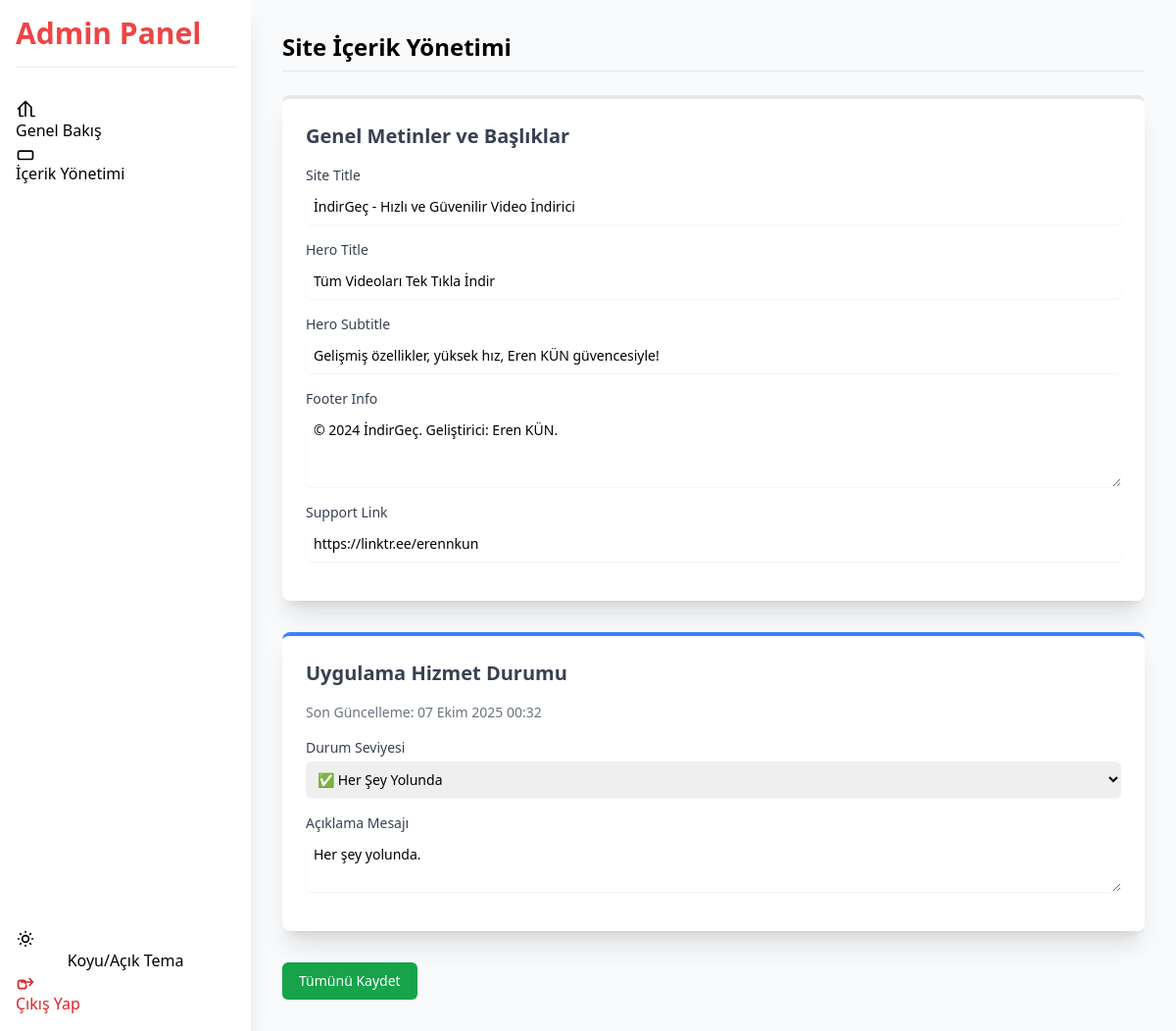
Page /admin/content (signed in) on the committed database.
### app.py (models this page shows)
class SiteContent(db.Model):
    id = db.Column(db.Integer, primary_key=True)
    key_name = db.Column(db.String(100), unique=True, nullable=False) # örn: 'hero_title'
    content = db.Column(db.Text, nullable=False)

class ServiceStatus(db.Model):
    id = db.Column(db.Integer, primary_key=True)
    status_level = db.Column(db.String(20), default='OK') # OK, MAINTENANCE, MINOR_ISSUE
    message = db.Column(db.String(500), default='Her şey yolunda.')
    updated_at = db.Column(db.DateTime, default=datetime.utcnow)

### app.py (the view, shortened to what this page needs)
@app.route('/admin/content', methods=['GET', 'POST'])
@login_required
def admin_content():
    content_items = SiteContent.query.all()
    service_status = ServiceStatus.query.first()
    return render_template('admin_content.html', content_items=content_items, service_status=service_status)

### app.py (called while the page is built)
@app.template_filter('ist_time')
def ist_time_filter(dt, format='medium'):
    if dt is None:
        return ""
    try:
        dt_ist = pytz.utc.localize(dt).astimezone(ISTANBUL_TZ)
        return format_datetime(dt_ist, format='dd MMMM yyyy HH:mm', locale='tr')
    except Exception:
        return dt.strftime('%Y-%m-%d %H:%M') # Hata durumunda standart format

@login_manager.user_loader
def load_user(user_id):
    return User.query.get(int(user_id))

@app.context_processor
def inject_global_data():
    content_map = {c.key_name: c.content for c in SiteContent.query.all()}
    status = ServiceStatus.query.first()
    return {
        'site_content': content_map,
        'service_status': status
    }

### templates/admin_content.html (shortened to what this page needs)
{% extends "admin_dashboard.html" %}
{% block admin_content %}
<h2 class="text-2xl font-bold mb-6 border-b pb-2">Site İçerik Yönetimi</h2>
<form method="POST" action="{{ url_for('admin_content') }}" class="space-y-8">
    <div class="bg-white p-6 rounded-lg shadow-xl border-t-4 border-accent-color">
        <h3 class="text-xl font-semibold mb-4 text-gray-700">Genel Metinler ve Başlıklar</h3>
        {% for item in content_items %}
        <div class="mb-4">
            <label for="{{ item.key_name }}" class="block text-sm font-medium text-gray-700">
                {{ item.key_name.replace('_', ' ').title() }}
            </label>
            {% if 'title' in item.key_name or 'link' in item.key_name %}
                <input type="text" id="{{ item.key_name }}" name="{{ item.key_name }}" value="{{ item.content }}" required class="mt-1 block w-full rounded-md border-gray-300 shadow-sm focus:border-red-500 focus:ring-red-500 sm:text-sm p-2">
            {% else %}
                <textarea id="{{ item.key_name }}" name="{{ item.key_name }}" rows="3" required class="mt-1 block w-full rounded-md border-gray-300 shadow-sm focus:border-red-500 focus:ring-red-500 sm:text-sm p-2">{{ item.content }}</textarea>
            {% endif %}
        </div>
        {% endfor %}
    </div>
    <div class="bg-white p-6 rounded-lg shadow-xl border-t-4 border-blue-500">
        <h3 class="text-xl font-semibold mb-4 text-gray-700">Uygulama Hizmet Durumu</h3>
        <p class="text-sm text-gray-500 mb-4">Son Güncelleme: {{ service_status.updated_at | ist_time }}</p>
        <div class="mb-4">
            <label for="status_level" class="block text-sm font-medium text-gray-700">Durum Seviyesi</label>
            <select id="status_level" name="status_level" class="mt-1 block w-full rounded-md border-gray-300 shadow-sm focus:border-red-500 focus:ring-red-500 sm:text-sm p-2">
                <option value="OK" {% if service_status.status_level == 'OK' %}selected{% endif %}>✅ Her Şey Yolunda</option>
            </select>
        </div>
        <div class="mb-4">
            <label for="status_message" class="block text-sm font-medium text-gray-700">Açıklama Mesajı</label>
            <textarea id="status_message" name="status_message" rows="2" class="mt-1 block w-full rounded-md border-gray-300 shadow-sm focus:border-red-500 focus:ring-red-500 sm:text-sm p-2">{{ service_status.message }}</textarea>
        </div>
    </div>
    <button type="submit" class="py-2 px-4 border border-transparent rounded-md shadow-sm text-sm font-medium text-white bg-green-600 hover:bg-green-700 focus:outline-none focus:ring-2 focus:ring-offset-2 focus:ring-green-500">
        Tümünü Kaydet
    </button>
</form>
{% endblock %}

### templates/admin_dashboard.html (shortened to what this page needs)
<!DOCTYPE html>
<html lang="tr">
<head>
    <script src="https://cdn.tailwindcss.com"></script>
</head>
<body class="bg-gray-50 dark:bg-gray-900 transition-colors duration-300">
    <div class="flex h-screen">
        <aside class="w-64 bg-white dark:bg-gray-800 shadow-xl p-4 flex flex-col justify-between">
            <div>
                <h1 class="text-3xl font-bold accent-text mb-8 border-b pb-4">
                    Admin Panel
                </h1>
                <nav class="space-y-2">
                    <a href="{{ url_for('admin_dashboard') }}"
                       class="sidebar-link {% if request.endpoint == 'admin_dashboard' %}active{% endif %}">
                        <svg class="w-5 h-5 mr-3" fill="none" stroke="currentColor" viewBox="0 0 24 24"><path stroke-linecap="round" stroke-linejoin="round" stroke-width="2" d="M3 12l2-2m0 0l7-7 7 7M5 10v10a1 1 0 001 1h3m10-11v10a1 1 0 001 1h3M12 3v18"></path></svg>
                        Genel Bakış
                    </a>
                    <a href="{{ url_for('admin_content') }}"
                       class="sidebar-link {% if request.endpoint == 'admin_content' %}active{% endif %}">
                        <svg class="w-5 h-5 mr-3" fill="none" stroke="currentColor" viewBox="0 0 24 24"><path stroke-linecap="round" stroke-linejoin="round" stroke-width="2" d="M19 11H5m14 0a2 2 0 012 2v6a2 2 0 01-2 2H5a2 2 0 01-2-2v-6a2 2 0 012-2h14z"></path></svg>
                        İçerik Yönetimi
                    </a>
                </nav>
            </div>
            <div class="space-y-3">
                <button onclick="toggleAdminTheme()" class="sidebar-link w-full justify-center">
                    <svg class="h-5 w-5 mr-2" fill="none" viewBox="0 0 24 24" stroke="currentColor"><path stroke-linecap="round" stroke-linejoin="round" stroke-width="2" d="M12 3v1m0 16v1m9-9h-1M4 12H3m15.364 6.364l-.707-.707M6.343 6.343l-.707-.707m12.728 0l-.707.707M6.343 17.657l-.707.707M16 12a4 4 0 11-8 0 4 4 0 018 0z" /></svg>
                    Koyu/Açık Tema
                </button>
                <a href="{{ url_for('admin_logout') }}" class="sidebar-link text-red-600 hover:bg-red-50 dark:hover:bg-red-900/50">
                    <svg class="w-5 h-5 mr-3" fill="none" stroke="currentColor" viewBox="0 0 24 24"><path stroke-linecap="round" stroke-linejoin="round" stroke-width="2" d="M17 16l4-4m0 0l-4-4m4 4H7m6 4v1a3 3 0 01-3 3H6a3 3 0 01-3-3v-4a3 3 0 013-3h3a3 3 0 013 3v1"></path></svg>
                    Çıkış Yap
                </a>
            </div>
        </aside>
        <div class="flex-1 overflow-y-auto p-8">
            {% block admin_content %}{% endblock %}
        </div>
    </div>
</body>
</html>

### templates/admin_dashboard.html (style rules this page uses)
.accent-text { color: #ef4444; }
.sidebar-link { @apply flex items-center p-3 text-gray-700 dark:text-gray-200 rounded-lg hover:bg-gray-100 dark:hover:bg-gray-700 transition-colors duration-200; }
.sidebar-link.active { @apply bg-red-100 dark:bg-red-900/50 text-red-600 dark:text-red-400 font-semibold; }
:root { color-scheme: light; }

### rows in the picture
SiteContent: key_name.replace "Site Title", site_title "İndirGeç - Hızlı ve Güvenilir Video İndirici"
SiteContent: key_name.replace "Hero Title", hero_title "Tüm Videoları Tek Tıkla İndir"
SiteContent: key_name.replace "Hero Subtitle", hero_subtitle "Gelişmiş özellikler, yüksek hız, Eren KÜN güvencesiyle!"
SiteContent: key_name.replace "Footer Info", footer_info "© 2024 İndirGeç. Geliştirici: Eren KÜN."
SiteContent: key_name.replace "Support Link", support_link "https://linktr.ee/erennkun"
ServiceStatus: updated_at|ist_time "07 Ekim 2025 00:32", status_level "✅ Her Şey Yolunda", status_message "Her şey yolunda."
